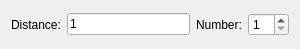
<?xml version="1.0" encoding="UTF-8"?>
<ui version="4.0">
 <class>EllipseConcentric</class>
 <widget class="QWidget" name="EllipseConcentric">
  <property name="geometry">
   <rect>
    <x>0</x>
    <y>0</y>
    <width>300</width>
    <height>49</height>
   </rect>
  </property>
  <layout class="QHBoxLayout">
   <item>
    <widget class="QLabel" name="label">
     <property name="text">
      <string>Distance:</string>
     </property>
    </widget>
   </item>
   <item>
    <widget class="RMathLineEdit" name="Distance">
     <property name="text">
      <string notr="true">1</string>
     </property>
     <property name="angle" stdset="0">
      <bool>false</bool>
     </property>
     <property name="defaultUnit" stdset="0">
      <number>0</number>
     </property>
    </widget>
   </item>
   <item>
    <widget class="QLabel" name="label_2">
     <property name="text">
      <string>Number:</string>
     </property>
    </widget>
   </item>
   <item>
    <widget class="QSpinBox" name="Number">
     <property name="minimum">
      <number>1</number>
     </property>
    </widget>
   </item>
  </layout>
 </widget>
 <customwidgets>
  <customwidget>
   <class>RMathLineEdit</class>
   <extends>QLineEdit</extends>
   <header>RMathLineEdit.h</header>
  </customwidget>
 </customwidgets>
 <resources/>
 <connections/>
</ui>
